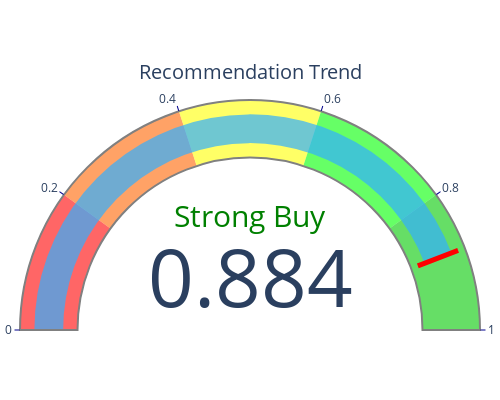

Notebook code for this chart:
### Code cell
import plotly.graph_objects as go
from yahooquery import Ticker

aapl = Ticker('GOOGL')
recommendation_trend = aapl.recommendation_trend

strong_buy = recommendation_trend['strongBuy'][0]
buy = recommendation_trend['buy'][0]
hold = recommendation_trend['hold'][0]
sell = recommendation_trend['sell'][0]
strong_sell = recommendation_trend['strongSell'][0]

total_recommendations = strong_buy + buy + hold + sell + strong_sell
value = (buy + strong_buy) / total_recommendations

fig = go.Figure(go.Indicator(
    mode="gauge+number",
    value=value,
    title={'text': "Recommendation Trend"},
    gauge={
        'axis': {'range': [0, 1], 'tickwidth': 1, 'tickcolor': "darkblue"},
        'bar': {'color': 'rgba(50, 175, 255, 0.7)'},
        'bgcolor': "white",
        'borderwidth': 2,
        'bordercolor': "gray",
        'steps': [
            {'range': [0, 0.2], 'color': 'rgba(255, 0, 0, 0.6)', 'name': 'Strong Sell'},
            {'range': [0.2, 0.4], 'color': 'rgba(255, 100, 0, 0.6)', 'name': 'Sell'},
            {'range': [0.4, 0.6], 'color': 'rgba(255, 255, 0, 0.6)', 'name': 'Neutral'},
            {'range': [0.6, 0.8], 'color': 'rgba(0, 255, 0, 0.6)', 'name': 'Buy'},
            {'range': [0.8, 1], 'color': 'rgba(0, 200, 0, 0.6)', 'name': 'Strong Buy'}
        ],
        'threshold': {
            'line': {'color': "red", 'width': 5},
            'thickness': 0.75,
            'value': value
        }
    }
))

fig.update_layout(
    paper_bgcolor='white',
    plot_bgcolor='white',
    margin=dict(l=20, r=20, t=50, b=20),
    width=500,
    height=400
)

if value < 0.2:
    fig.add_annotation(x=0.5, y=0.5, text="Strong Sell", showarrow=False, font={'size': 30, 'color': 'red'})
elif value < 0.4:
    fig.add_annotation(x=0.5, y=0.5, text="Sell", showarrow=False, font={'size': 30, 'color': 'orange'})
elif value < 0.6:
    fig.add_annotation(x=0.5, y=0.5, text="Neutral", showarrow=False, font={'size': 30, 'color': 'gold'})
elif value < 0.8:
    fig.add_annotation(x=0.5, y=0.5, text="Buy", showarrow=False, font={'size': 30, 'color': 'lightgreen',})
else:
    fig.add_annotation(x=0.5, y=0.5, text="Strong Buy", showarrow=False, font={'size': 30, 'color': 'green'})

fig.show()

### Figure 1 — Plotly figure (JSON) as saved in the notebook; plotly's stock layout.template omitted (floating-point values rounded to 4 significant figures)
{"data": [{"gauge": {"axis": {"range": [0, 1], "tickcolor": "darkblue", "tickwidth": 1}, "bar": {"color": "rgba(50, 175, 255, 0.7)"}, "bgcolor": "white", "bordercolor": "gray", "borderwidth": 2, "steps": [{"color": "rgba(255, 0, 0, 0.6)", "name": "Strong Sell", "range": [0, 0.2]}, {"color": "rgba(255, 100, 0, 0.6)", "name": "Sell", "range": [0.2, 0.4]}, {"color": "rgba(255, 255, 0, 0.6)", "name": "Neutral", "range": [0.4, 0.6]}, {"color": "rgba(0, 255, 0, 0.6)", "name": "Buy", "range": [0.6, 0.8]}, {"color": "rgba(0, 200, 0, 0.6)", "name": "Strong Buy", "range": [0.8, 1]}], "threshold": {"line": {"color": "red", "width": 5}, "thickness": 0.75, "value": 0.8837}}, "mode": "gauge+number", "title": {"text": "Recommendation Trend"}, "type": "indicator", "value": 0.8837}], "layout": {"annotations": [{"font": {"color": "green", "size": 30}, "showarrow": false, "text": "Strong Buy", "x": 0.5, "y": 0.5}], "height": 400, "margin": {"b": 20, "l": 20, "r": 20, "t": 50}, "paper_bgcolor": "white", "plot_bgcolor": "white", "width": 500}}
